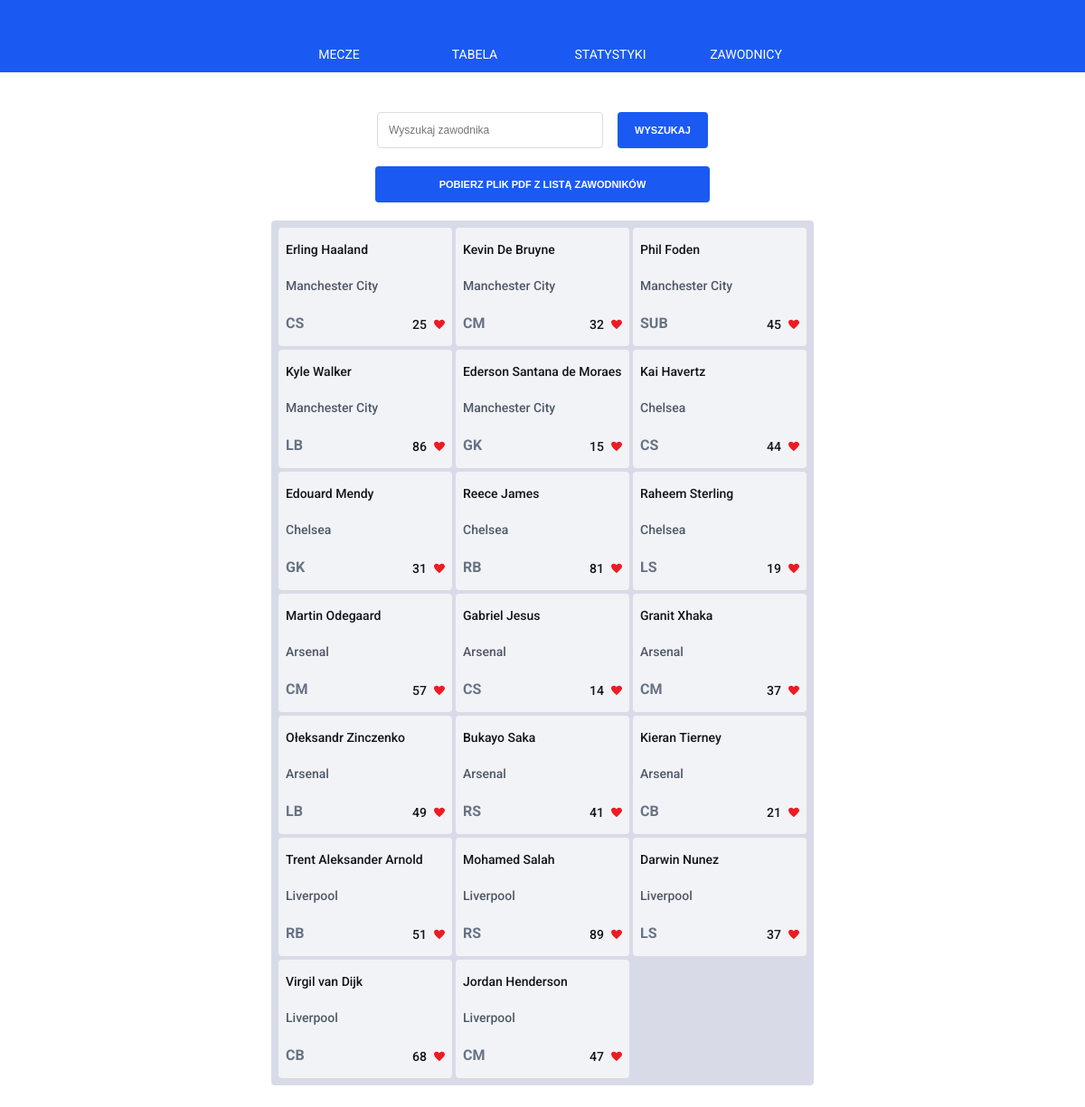
Page /players/ on the earlier database version.
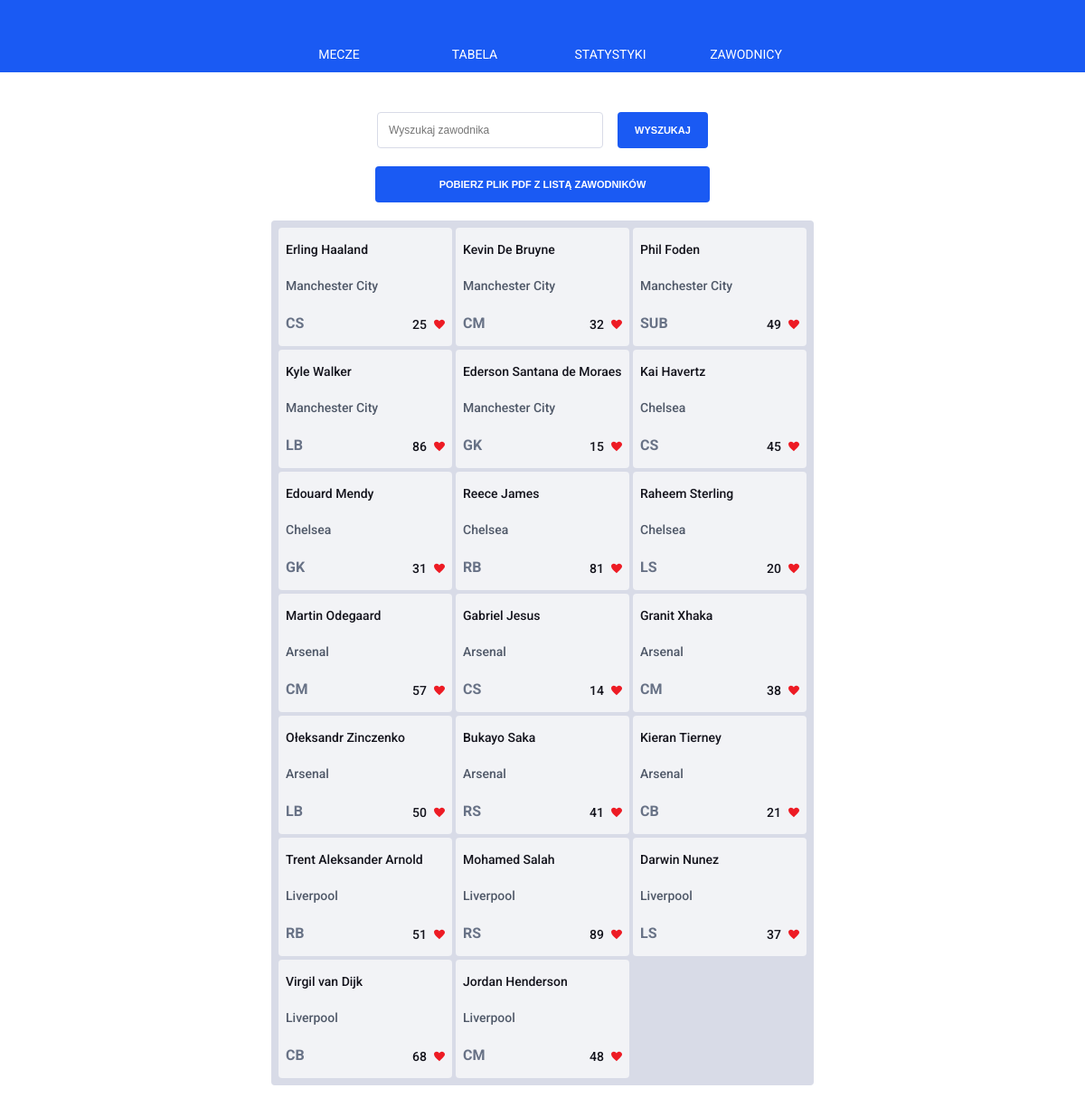
Same page on the later database version.
### main/models.py (models this page shows, shortened)
class Player(models.Model):
    class PositionChoices(models.TextChoices):
        GK = 'GK', _('Bramkarz')
        LB = 'LB', _('Lewy obrońca')
        CB = 'CB', _('Środkowy obrońca')
        RB = 'RB', _('Prawy obrońca')
        LM = 'LM', _('Lewy pomocnik')
        RM = 'RM', _('Prawy pomocnik')
        CM = 'CM', _('Środkowy pomocnik')
        LS = 'LS', _('Lewy napastnik')
        RS = 'RS', _('Prawy napastnik')
        CS = 'CS', _('Środkowy napastnik')
        SUB = 'SUB', _('Rezerwowy')
    first_name = models.CharField(max_length=30)
    last_name = models.CharField(max_length=50)
    shirt_number = models.IntegerField()
    birth_date = models.DateField()
    height = models.IntegerField()
    weight = models.IntegerField()
    team = models.ForeignKey(Team, on_delete=models.CASCADE)
    position = models.CharField(max_length=3, choices=PositionChoices.choices, default="SUB")
    favourite = models.IntegerField(default=0)

class Team(models.Model):
    name = models.CharField(max_length=50)
    manager = models.CharField(max_length=100)
    owner = models.CharField(max_length=100)
    established = models.DateField()
    stadium = models.ForeignKey(Stadium, on_delete=models.CASCADE)

### main/views.py (the view, shortened to what this page needs)
# urls.py: path("players/", views.players, name="players"),
def players(request):
    playersArray = list(Player.objects.all())
    if request.method == "POST":
        searched = request.POST['searched']
        players = Player.objects.filter(Q(first_name__contains=searched) | Q(last_name__contains=searched) | Q(first_name__icontains=searched, last_name__icontains=searched))
        return render(request, 'players.html', {'searched':searched,'players':players})
    return render(request, "players.html", {"players": playersArray})

### main/templates/players.html (shortened to what this page needs)
{% extends "layout.html" %} {% block title %}Zawodnicy{% endblock %} {% block body_content %}
<div class="players">
    <div class="players-search">
        <form class="players-search__form" action="{% url 'main:players' %}" method="post">
            <input
                class="players-search__form_input"
                type="search"
                placeholder="Wyszukaj zawodnika"
                aria-label="Search"
                name="searched"
            />
            <button class="players-search__form_button" type="submit">Wyszukaj</button>
        </form>
    </div>
    <a href="{% url 'main:pdf' 1 %}">
        <button class="players-download">Pobierz plik pdf z listą zawodników</button>
    </a>
    <div class="players-container">
        {% if searched %} {% for player in players %}
        <a href="{% url 'main:player' player.id %}">
            <div class="players-container__item">
                <div class="players-container__item_name">{{player.first_name}} {{player.last_name}}</div>
                <div class="players-container__item_team">{{player.team.name}}</div>
                <div class="players-container__item_position">{{player.position}}</div>
                <form
                    class="players-container__item_form"
                    action="{% url 'main:increment_favourite' player.id %}"
                    method="post"
                >
                    {% csrf_token %}
                    <div class="players-container__item_form_fav">{{player.favourite}}</div>
                    <button class="players-container__item_form_button">
                        <svg
                            id="Layer_1"
                            data-name="Layer 1"
                            xmlns="http://www.w3.org/2000/svg"
                            viewBox="0 0 122.88 107.39"
                            width="12px"
                            height="12px"
                        >
                            <defs>
                                <style>
                                    .cls-1 {
                                        fill: #ed1b24;
                                        fill-rule: evenodd;
                                    }
                                </style>
                            </defs>
                            <title>red-heart</title>
                            <path
                                class="cls-1"
                                d="M60.83,17.18c8-8.35,13.62-15.57,26-17C110-2.46,131.27,21.26,119.57,44.61c-3.33,6.65-10.11,14.56-17.61,22.32-8.23,8.52-17.34,16.87-23.72,23.2l-17.4,17.26L46.46,93.55C29.16,76.89,1,55.92,0,29.94-.63,11.74,13.73.08,30.25.29c14.76.2,21,7.54,30.58,16.89Z"
                            />
                        </svg>
                    </button>
                </form>
            </div>
        </a>
        {% endfor %} {% else %} {% for player in players %}
        <a href="{% url 'main:player' player.id %}">
            <div class="players-container__item">
                <div class="players-container__item_name">{{player.first_name}} {{player.last_name}}</div>
                <div class="players-container__item_team">{{player.team.name}}</div>
                <div class="players-container__item_position">{{player.position}}</div>
                <form
                    class="players-container__item_form"
                    action="{% url 'main:increment_favourite' player.id %}"
                    method="post"
                >
                    <div class="players-container__item_form_fav">{{player.favourite}}</div>
                    <button class="players-container__item_form_button">
                    </button>
                </form>
            </div>
        </a>
        {% endfor %} {% endif %}
    </div>
</div>
{% endblock %}

### main/templates/layout.html (shortened to what this page needs)
{% load static %}
<html>
    <head>
        <link rel="stylesheet" type="text/css" href="{% static 'css/style.css' %}" />
        <link rel="stylesheet" type="text/css" href="{% static 'css/table.css' %}" />
        <link rel="stylesheet" type="text/css" href="{% static 'css/matches.css' %}" />
        <link rel="stylesheet" type="text/css" href="{% static 'css/match.css' %}" />
        <link rel="stylesheet" type="text/css" href="{% static 'css/club.css' %}" />
        <link rel="stylesheet" type="text/css" href="{% static 'css/statistics.css' %}" />
        <link rel="stylesheet" type="text/css" href="{% static 'css/player.css' %}" />
        <link rel="stylesheet" type="text/css" href="{% static 'css/players.css' %}" />
    </head>
    <body>
        <header class="main-header">
            <nav>
                <ul>
                    <a href="{% url 'main:index' %}">
                        <li>mecze</li>
                    </a>
                    <a href="{% url 'main:table' %}">
                        <li>tabela</li>
                    </a>
                    <a href="{% url 'main:statistics' %}">
                        <li>statystyki</li>
                    </a>
                    <a href="{% url 'main:players' %}">
                        <li>zawodnicy</li>
                    </a>
                </ul>
            </nav>
        </header>
        <main>{% block body_content %}Default{% endblock %}</main>
    </body>
</html>

### static/css/style.css (style rules this page uses)
*, *::after, *::before { margin: 0; padding: 0; box-sizing: border-box; }
html, body { width: 100%; height: 100%; margin: 0; font-family: "Roboto", "sans-serif"; background: #fff; }
a { text-decoration: none; }
.main-header { width: 100%; height: 80px; background: #1a5af3; }
.main-header ul { height: 100%; list-style-type: none; display: flex; justify-content: center; align-items: flex-end; }
.main-header li { position: relative; cursor: pointer; width: 150px; height: 40px; color: white; font-size: 14px; text-transform: uppercase; font-weight: medium; display: flex; justify-content: center; align-items: center; }

### static/css/players.css (style rules this page uses)
.players { width: 100%; display: flex; flex-direction: column; align-items: center; padding: 24px 0; }
.players-download { width: 370px; height: 40px; cursor: pointer; background: #1a5af3; color: white; border: none; text-transform: uppercase; font-weight: 700; font-size: 11px; padding: 0 20px; margin-bottom: 20px; border-radius: 4px; }
.players-container { width: 100%; max-width: 600px; height: max-content; background: #d8dbe7; padding: 8px; display: grid; grid-template-columns: repeat(3, 1fr); grid-gap: 4px; border-radius: 4px; }
.players-container__item { position: relative; width: 100%; height: max-content; background: #f2f3f6; display: flex; flex-direction: column; row-gap: 24px; padding: 16px 8px; border-radius: 4px; }
.players-container__item_name { font-size: 14px; font-weight: 500; color: #13131c; }
.players-container__item_team { font-size: 14px; font-weight: 500; color: #505969; }
.players-container__item_position { font-size: 16px; font-weight: 700; color: #687286; }
.players-search { width: 100%; height: 40px; display: flex; justify-content: center; margin: 20px 0; }
.players-search__form_input { width: 250px; height: 40px; border: 1px solid #d8dbe7; background: transparent; padding: 0 12px; color: #13131c; font-size: 12px; border-radius: 4px; }
.players-search__form_button { width: 100px; height: 40px; cursor: pointer; background: #1a5af3; color: white; border: none; text-transform: uppercase; font-weight: 700; font-size: 11px; margin-left: 12px; border-radius: 4px; }
.players-container__item_form { display: flex; column-gap: 8px; align-items: center; position: absolute; right: 8px; bottom: 16px; }
.players-container__item_form_fav { font-size: 14px; font-weight: 500; color: #13131c; }
.players-container__item_form_button { border: none; background: transparent; cursor: pointer; }

Differences in the rows shown:
changed Player "SUB": favourite "45" → "49"
changed Player "Kai": favourite "44" → "45"
changed Player "Raheem": favourite "19" → "20"
changed Player "Granit": favourite "37" → "38"
changed Player "Ołeksandr": favourite "49" → "50"
changed Player "Jordan": favourite "47" → "48"
